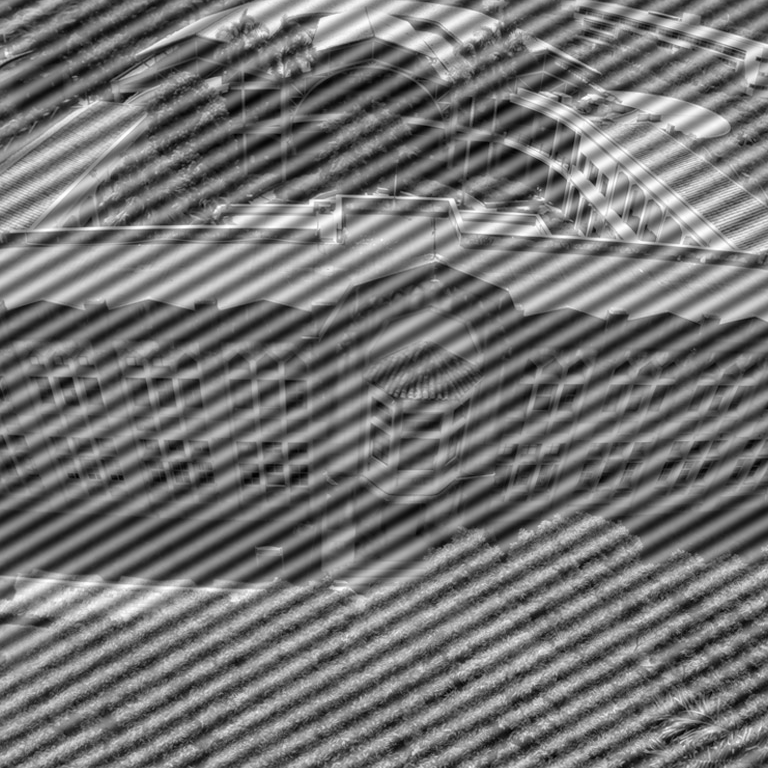
#> input picture b.png, 768 x 768 px, found by its file name
$ jupyter execute b_1.ipynb
#> lines starting #> are read from the running program, lines starting #| are printed output that depends on the picture
<a href="https://colab.research.google.com/github/lamortizme/Instrumentos/blob/main/b_1.ipynb" target="_parent"></a>

[cell 1]
import numpy as np
from matplotlib import pyplot as plt
import cv2
b= cv2.imread("/content/b.png",0)
#> b is the input picture: shape (768, 768); min 0, max 255, mean 115.8
plt.imshow(b)

[cell 2]
TR=cv2.dft(np.float32(b),flags=cv2.DFT_COMPLEX_OUTPUT)
TR1= np.fft.fftshift(TR)

[cell 3]
def icmask(radius,r,N,M):
  t, s = np.ogrid[0:N,0:M]
  mask = (t-352)**2 + (s-366)**2<=r*r
  mask2 =(t-415)**2 + (s-400)**2 <= radius*radius
  mask3 = (t-N/2)**2 + (s-M/2)**2 <= radius*radius
  array = np.ones((N,M,2), np.uint8)
  array[mask] = 0
  array[mask2]=0
  return array

[cell 4]
TR2 = 20* np.log(cv2.magnitude(TR1[:,:,0], TR1[:,:,1]))
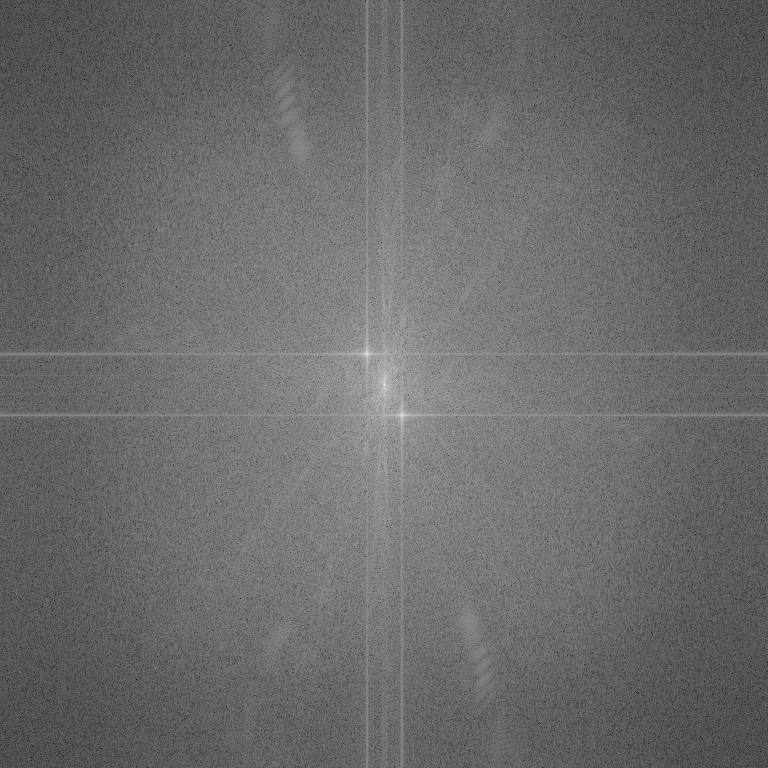
#> TR2: shape (768, 768) float32; min 13.94, max 360.8, mean 160.1; drawn with min black and max white

rows, cols =b.shape
#> rows = 768; cols = 768

H=icmask(12,12,rows,cols)

dH=TR1*H
dHH=2000*np.log(cv2.magnitude(dH[:,:,0],dH[:,:,1]))

dHS=np.fft.ifftshift(dH)

Output= cv2.idft(dHS)
Output= cv2.magnitude(Output[:,:,0],Output[:,:,1])
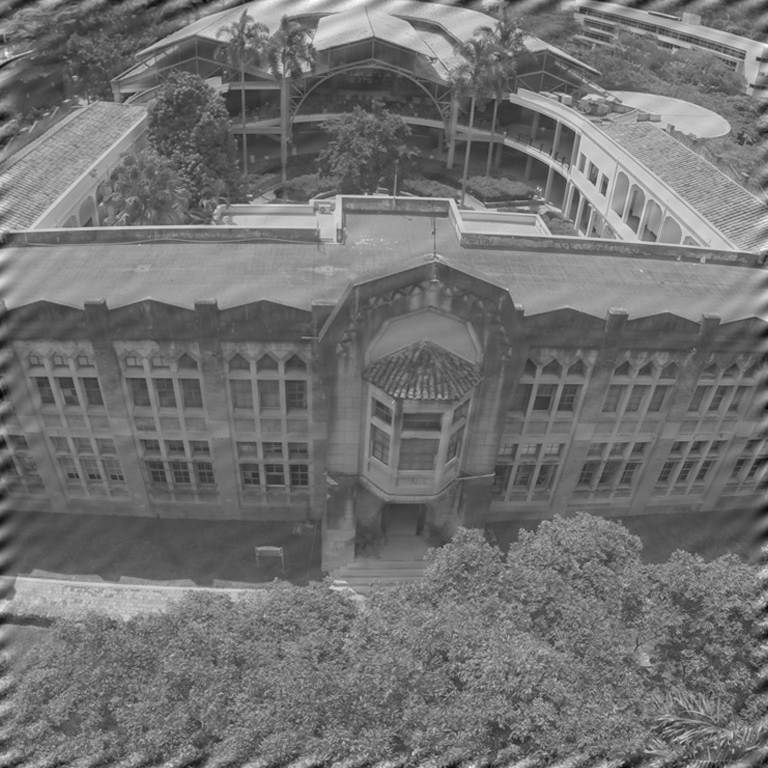
#> Output: shape (768, 768) float32; min 7277789.5, max 143108096, mean 68284552; drawn with min black and max white

fig=plt.figure(figsize=(10,10))
ax1= fig.add_subplot(2,2,1)
ax2= fig.add_subplot(2,2,2)
ax3= fig.add_subplot(2,2,3)
ax1.imshow(TR2, cmap='gray')
ax2.imshow(dHH, cmap='gray')
ax3.imshow(Output, cmap='gray')
plt.show()
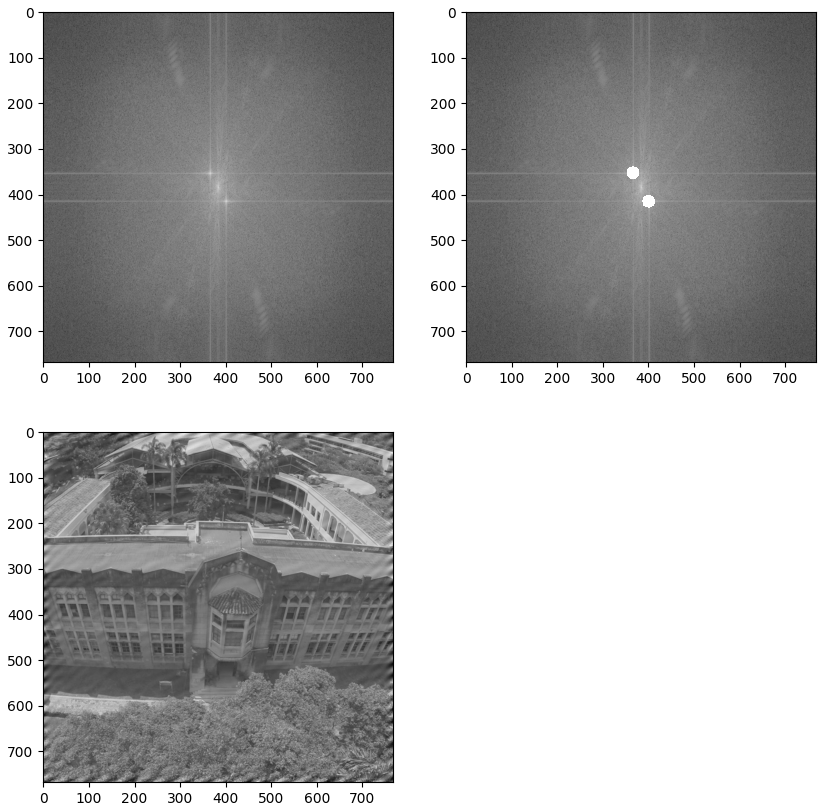
#> figure drawn by matplotlib, 3 panels
